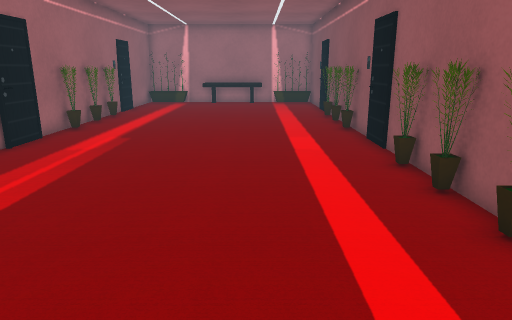
View 1 (above)

12 first-person views from a walk through a scene from a Unity 3-D project. The camera is 1.2 m above the floor, tilts 14° down and sees 70° across. The floor is counted in squares, 0.5 m on a side. Each view is taken from the middle of a square. On the plan, view 1 faces up. The plan holds only what a view shows up to about 20 squares ahead; the rest is blank. The player is left out. Some animated figures are left out.

View 2
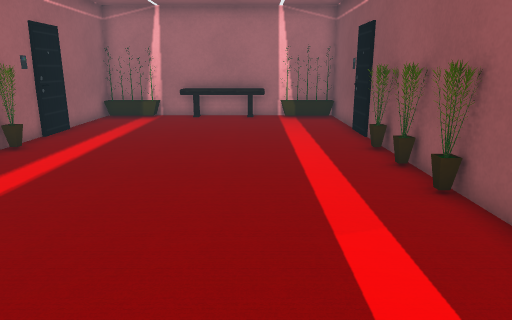

View 3
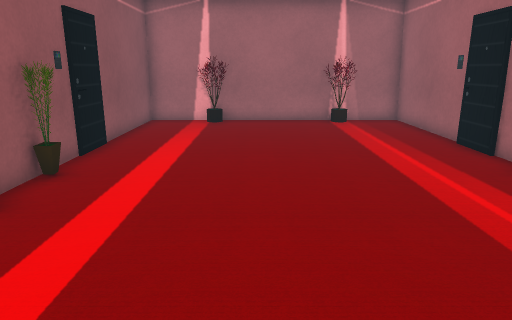

View 4
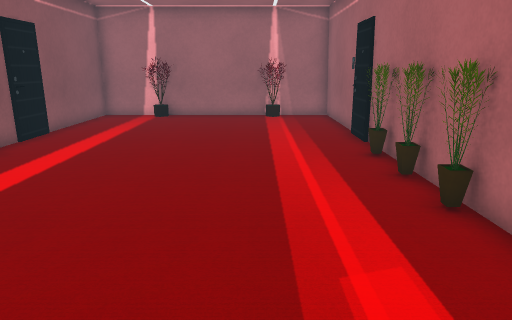

View 5
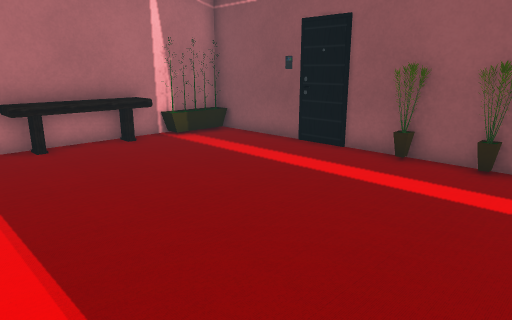

View 6
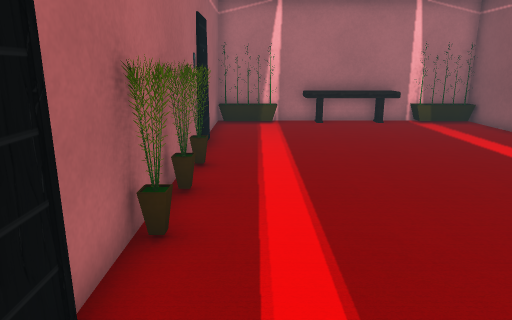

View 7
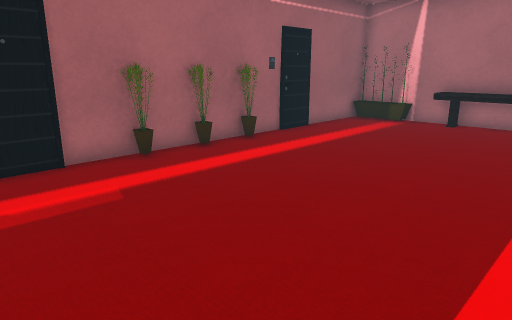

View 8
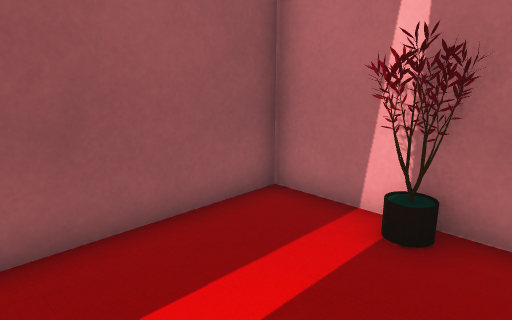

View 9
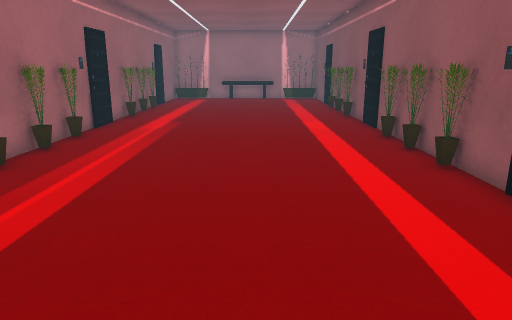

View 10
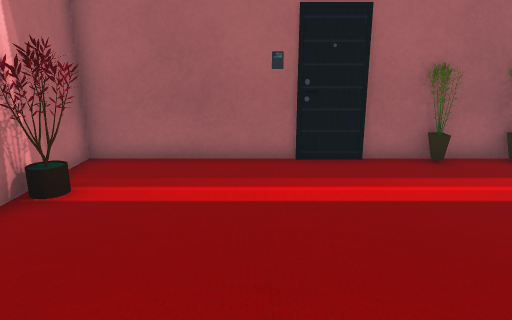

View 11
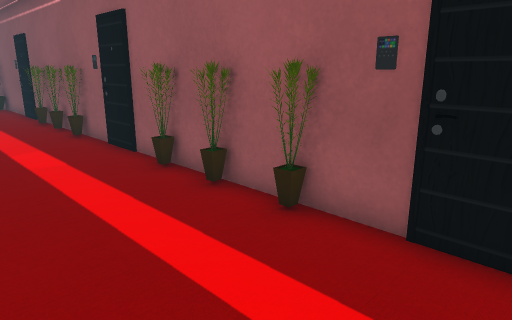

View 12
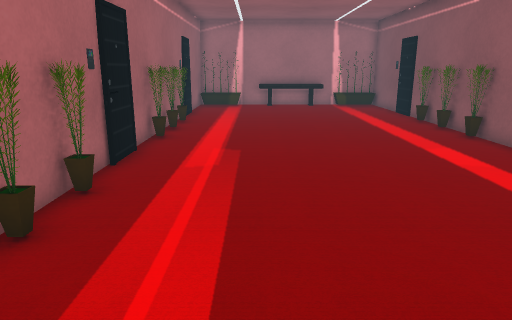

### Floor plan
Points are (right, up) in squares from view 1. A wall is a line through its corners. A room is listed if a view was taken in it or the views show most of it. See-through windows are left out.
Room 1 (views 1, 2, 3, 4, 5, 6, 7, 8, 9, 10, 11, 12)
walls: (-7.8, -4.6) (4, -4.6) (4, 27.5) (-7.8, 27.5) (-7.8, -4.6)
objects: other object (-7, 4) to (-7, 5); other object (-7, 6) to (-7, 7); other object (-7, 9); other object (-7, 15); other object (-7, 17); other object (-7, 19); pot (-7, 27) to (-5, 27); tree (-5, -5) to (-4, -3); bench (-4, 26) to (0, 27); tree (0, -5) to (2, -3); pot (1, 27) to (3, 27); other object (3, 5) to (4, 5); other object (3, 7) to (4, 7); other object (3, 9) to (4, 9); other object (3, 15) to (4, 15); other object (3, 17) to (4, 17); other object (3, 19) to (4, 19)

Where each view was taken, in squares from view 1:
view 1: 0 up, 0 right, facing up
view 2: 8 up, 0 right, facing up
view 3: 13 up, 1 left, facing down
view 4: 15 up, 4 left, facing down
view 5: 15 up, 6 left, facing up-right
view 6: 10 up, 6 left, facing up
view 7: 10 up, 2 right, facing up-left
view 8: 1 up, 1 left, facing down-right
view 9: 4 down, 1 left, facing up
view 10: 0 up, 2 right, facing left
view 11: 1 up, 1 left, facing up-right
view 12: 2 up, 4 left, facing up
